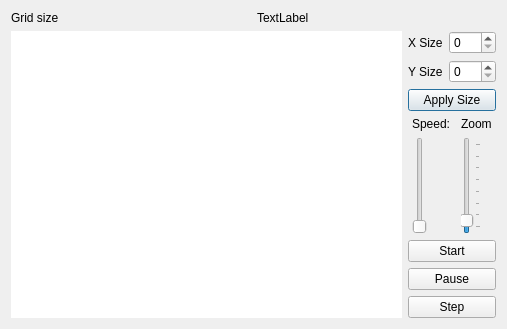
<?xml version="1.0" encoding="UTF-8"?>
<ui version="4.0">
 <class>Dialog</class>
 <widget class="QDialog" name="Dialog">
  <property name="geometry">
   <rect>
    <x>0</x>
    <y>0</y>
    <width>507</width>
    <height>329</height>
   </rect>
  </property>
  <property name="minimumSize">
   <size>
    <width>5</width>
    <height>5</height>
   </size>
  </property>
  <property name="windowTitle">
   <string>Dialog</string>
  </property>
  <layout class="QGridLayout" name="gridLayout">
   <item row="0" column="0">
    <layout class="QHBoxLayout" name="horizontalLayout">
     <item>
      <widget class="QLabel" name="label">
       <property name="text">
        <string>Grid size</string>
       </property>
      </widget>
     </item>
     <item>
      <widget class="QLabel" name="sizeLabel">
       <property name="text">
        <string>TextLabel</string>
       </property>
      </widget>
     </item>
    </layout>
   </item>
   <item row="1" column="0">
    <layout class="QHBoxLayout" name="horizontalLayout_4">
     <item>
      <widget class="QTableView" name="tableView">
       <property name="minimumSize">
        <size>
         <width>5</width>
         <height>5</height>
        </size>
       </property>
       <property name="frameShape">
        <enum>QFrame::NoFrame</enum>
       </property>
       <property name="frameShadow">
        <enum>QFrame::Sunken</enum>
       </property>
       <property name="midLineWidth">
        <number>0</number>
       </property>
       <attribute name="horizontalHeaderVisible">
        <bool>false</bool>
       </attribute>
       <attribute name="horizontalHeaderMinimumSectionSize">
        <number>5</number>
       </attribute>
       <attribute name="horizontalHeaderDefaultSectionSize">
        <number>20</number>
       </attribute>
       <attribute name="verticalHeaderVisible">
        <bool>false</bool>
       </attribute>
       <attribute name="verticalHeaderMinimumSectionSize">
        <number>5</number>
       </attribute>
       <attribute name="verticalHeaderDefaultSectionSize">
        <number>20</number>
       </attribute>
      </widget>
     </item>
     <item>
      <layout class="QVBoxLayout" name="verticalLayout_4">
       <item>
        <layout class="QVBoxLayout" name="verticalLayout_2">
         <item>
          <layout class="QHBoxLayout" name="horizontalLayout_2">
           <item>
            <widget class="QLabel" name="label_3">
             <property name="text">
              <string>X Size</string>
             </property>
            </widget>
           </item>
           <item>
            <widget class="QSpinBox" name="XspinBox">
             <property name="maximum">
              <number>500</number>
             </property>
            </widget>
           </item>
          </layout>
         </item>
         <item>
          <layout class="QHBoxLayout" name="horizontalLayout_3">
           <item>
            <widget class="QLabel" name="label_4">
             <property name="text">
              <string>Y Size</string>
             </property>
            </widget>
           </item>
           <item>
            <widget class="QSpinBox" name="YspinBox">
             <property name="maximum">
              <number>500</number>
             </property>
            </widget>
           </item>
          </layout>
         </item>
         <item>
          <widget class="QPushButton" name="SizePushButton">
           <property name="text">
            <string>Apply Size</string>
           </property>
          </widget>
         </item>
        </layout>
       </item>
       <item>
        <layout class="QVBoxLayout" name="verticalLayout">
         <item>
          <layout class="QHBoxLayout" name="horizontalLayout_5">
           <item>
            <layout class="QVBoxLayout" name="verticalLayout_6">
             <item>
              <widget class="QLabel" name="label_2">
               <property name="text">
                <string>Speed:</string>
               </property>
               <property name="alignment">
                <set>Qt::AlignBottom|Qt::AlignLeading|Qt::AlignLeft</set>
               </property>
              </widget>
             </item>
             <item>
              <widget class="QSlider" name="speedSlider">
               <property name="minimum">
                <number>100</number>
               </property>
               <property name="maximum">
                <number>1020</number>
               </property>
               <property name="singleStep">
                <number>10</number>
               </property>
               <property name="orientation">
                <enum>Qt::Vertical</enum>
               </property>
               <property name="invertedAppearance">
                <bool>false</bool>
               </property>
               <property name="tickPosition">
                <enum>QSlider::NoTicks</enum>
               </property>
              </widget>
             </item>
            </layout>
           </item>
           <item>
            <layout class="QVBoxLayout" name="verticalLayout_5">
             <item>
              <widget class="QLabel" name="label_5">
               <property name="text">
                <string>Zoom</string>
               </property>
              </widget>
             </item>
             <item>
              <widget class="QSlider" name="cellSizeSlider">
               <property name="minimum">
                <number>5</number>
               </property>
               <property name="maximum">
                <number>75</number>
               </property>
               <property name="singleStep">
                <number>10</number>
               </property>
               <property name="pageStep">
                <number>10</number>
               </property>
               <property name="value">
                <number>10</number>
               </property>
               <property name="orientation">
                <enum>Qt::Vertical</enum>
               </property>
               <property name="tickPosition">
                <enum>QSlider::TicksBelow</enum>
               </property>
              </widget>
             </item>
            </layout>
           </item>
          </layout>
         </item>
        </layout>
       </item>
       <item>
        <layout class="QVBoxLayout" name="verticalLayout_3">
         <item>
          <widget class="QPushButton" name="startButton">
           <property name="text">
            <string>Start</string>
           </property>
          </widget>
         </item>
         <item>
          <widget class="QPushButton" name="pauseButton">
           <property name="text">
            <string>Pause</string>
           </property>
          </widget>
         </item>
         <item>
          <widget class="QPushButton" name="stepButton">
           <property name="text">
            <string>Step</string>
           </property>
          </widget>
         </item>
        </layout>
       </item>
      </layout>
     </item>
    </layout>
   </item>
  </layout>
 </widget>
 <resources/>
 <connections/>
</ui>
